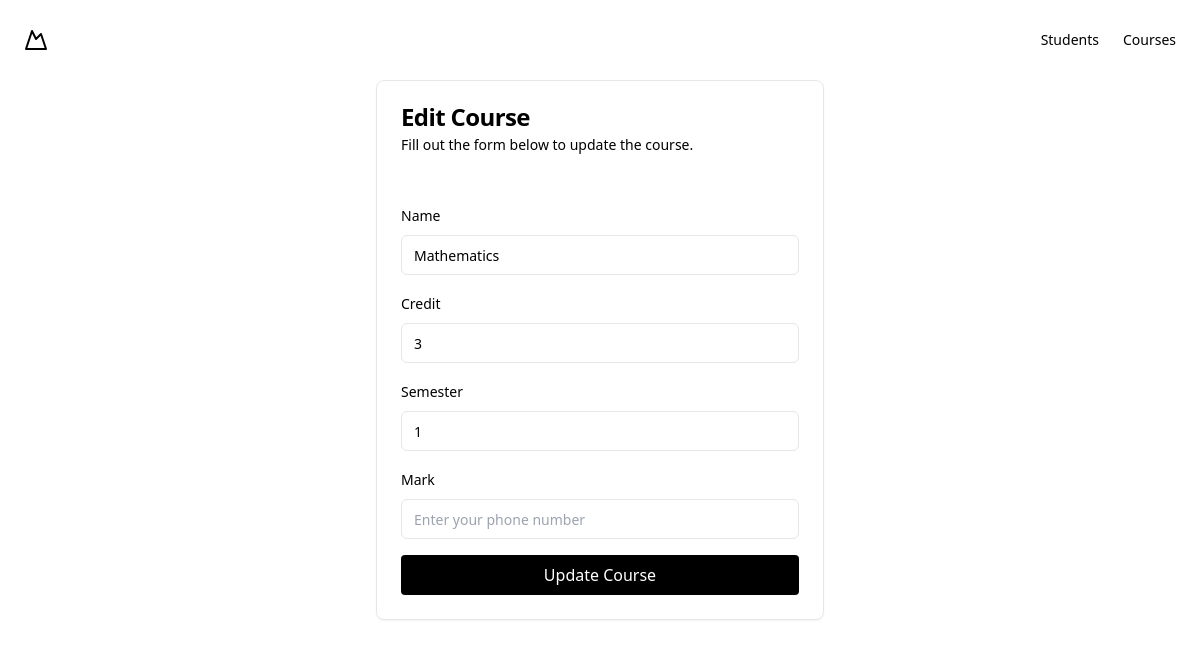
Page /courses/edit.php?id=1 on the committed database.
### tables this page shows
CREATE TABLE courses (
    id INT AUTO_INCREMENT PRIMARY KEY,
    name VARCHAR(255) NOT NULL,
    credit int NOT NULL,
    semester int NOT NULL,
    mark int NULL
);

### core/Old.php (called while the page is built, shortened)
<?php
class Old
{
    public static function get()
    {
        if (!array_key_exists(self::KEY, $_SESSION ?? [])) {
            return null;
        }
        return $_SESSION[self::KEY];
    }
    public static function field(string $key): ?string
    {
        $old = self::get();
        if (!$old || !array_key_exists($key, $old)) {
            return null;
        }
        return $old[$key];
    }
}

### core/DB.php (called while the page is built, shortened)
<?php
class DB
{
    public PDO $pdo;
    public PDOStatement $statement;
    public function __construct($credentials, $username = "root", $password = "")
    {
        $dsn       = "mysql:" . http_build_query($credentials, "", ";");
        $this->pdo = new PDO($dsn, $username, $password, [
            PDO::ATTR_DEFAULT_FETCH_MODE => PDO::FETCH_ASSOC,
        ]);
    }
    public function query($sql, $params = []): static
    {
        $this->statement = $this->pdo->prepare($sql);
        $this->statement->execute($params);
        return $this;
    }
    public function find()
    {
        return $this->statement->fetch();
    }
}

### core/helper.php (called while the page is built, shortened)
<?php
$db = new DB(
    [
        "host" => "localhost",
        "port" => 3306,
        "dbname" => "systech_student-performance-information-system",
        "charset" => "utf8mb4"
    ],
    "root",
    "2611"
);

### courses/edit.php (the view, shortened to what this page needs)
<?php
require_once "../views/layouts/header.php";
$id = $_REQUEST["id"];
$course = $db->query("SELECT * FROM courses WHERE id=:id", ["id" => $id])->find();
?>
<div class="rounded-lg border bg-card text-card-foreground shadow-sm w-full max-w-md" data-v0-t="card">
    <div class="flex flex-col space-y-1.5 p-6">
        <h3 class="whitespace-nowrap text-2xl font-semibold leading-none tracking-tight">Edit Course</h3>
        <p class="text-sm text-muted-foreground">Fill out the form below to update the course.</p>
    </div>
    <form class="p-6 space-y-4" method="post" action="/courses/update.php?id=<?= $id ?>">
        <div class="space-y-2">
            <label class="text-sm font-medium leading-none peer-disabled:cursor-not-allowed peer-disabled:opacity-70" for="name">
                Name
            </label>
            <input value="<?= $old("name") ?? $course['name'] ?>" name="name" class="flex h-10 w-full rounded-md border border-input bg-background px-3 py-2 text-sm ring-offset-background file:border-0 file:bg-transparent file:text-sm file:font-medium placeholder:text-muted-foreground focus-visible:outline-none focus-visible:ring-2 focus-visible:ring-ring focus-visible:ring-offset-2 disabled:cursor-not-allowed disabled:opacity-50" id="email" placeholder="Enter your email" type="text" />
        </div>
        <div class="space-y-2">
            <label class="text-sm font-medium leading-none peer-disabled:cursor-not-allowed peer-disabled:opacity-70" for="credit">
                Credit
            </label>
            <input value="<?= $old("credit") ?? $course['credit']  ?>" id="credit" name="credit" class="flex h-10 w-full rounded-md border border-input bg-background px-3 py-2 text-sm ring-offset-background file:border-0 file:bg-transparent file:text-sm file:font-medium placeholder:text-muted-foreground focus-visible:outline-none focus-visible:ring-2 focus-visible:ring-ring focus-visible:ring-offset-2 disabled:cursor-not-allowed disabled:opacity-50" placeholder="Enter your phone number" type="number" />
        </div>
        <div class="space-y-2">
            <label class="text-sm font-medium leading-none peer-disabled:cursor-not-allowed peer-disabled:opacity-70" for="semester">
                Semester
            </label>
            <input value="<?= $old("semester") ?? $course['semester'] ?>" id="semester" name="semester" class="flex h-10 w-full rounded-md border border-input bg-background px-3 py-2 text-sm ring-offset-background file:border-0 file:bg-transparent file:text-sm file:font-medium placeholder:text-muted-foreground focus-visible:outline-none focus-visible:ring-2 focus-visible:ring-ring focus-visible:ring-offset-2 disabled:cursor-not-allowed disabled:opacity-50" placeholder="Enter your phone number" type="number" />
        </div>
        <div class="space-y-2">
            <label class="text-sm font-medium leading-none peer-disabled:cursor-not-allowed peer-disabled:opacity-70" for="mark">
                Mark
            </label>
            <input value="<?= $old("mark") ?? $course['mark'] ?>" id="mark" name="mark" class="flex h-10 w-full rounded-md border border-input bg-background px-3 py-2 text-sm ring-offset-background file:border-0 file:bg-transparent file:text-sm file:font-medium placeholder:text-muted-foreground focus-visible:outline-none focus-visible:ring-2 focus-visible:ring-ring focus-visible:ring-offset-2 disabled:cursor-not-allowed disabled:opacity-50" placeholder="Enter your phone number" type="number" />
        </div>
        <button type="submit" class="w-full py-2 px-4 bg-black text-white rounded">Update Course</button>
    </form>
</div>
<?php
require_once "../views/layouts/footer.php";
?>

### rows in the picture
courses: name "Mathematics", credit "3", semester "1"
